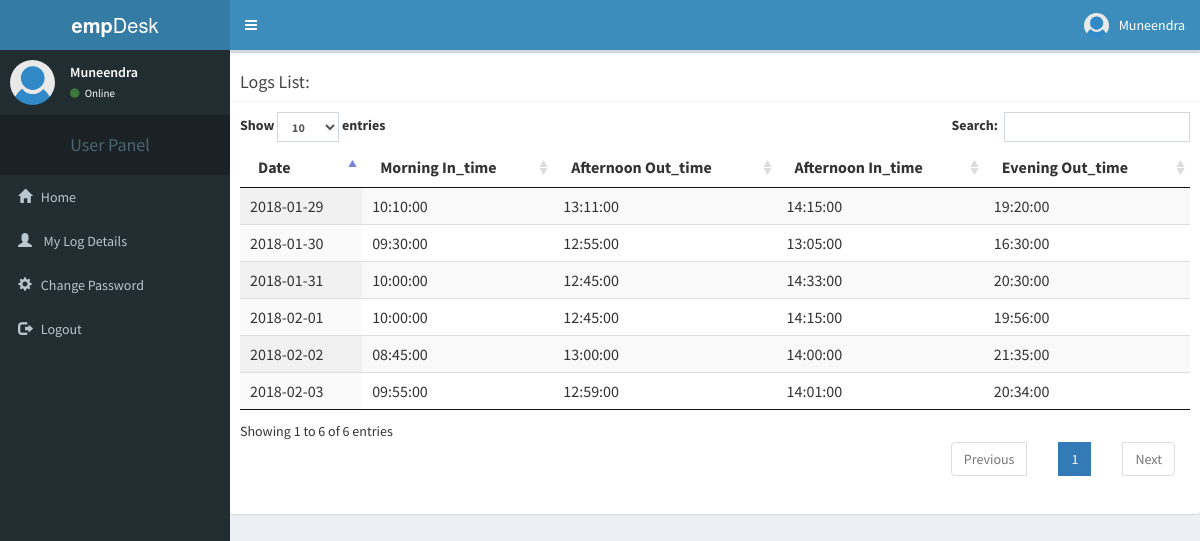
The page /include/usermylogs.php (signed in) on the database its author committed.
### tables this page shows
CREATE TABLE IF NOT EXISTS `log` (
  `l_id` int(5) NOT NULL AUTO_INCREMENT,
  `username` varchar(15) NOT NULL,
  `date` date NOT NULL,
  `id` varchar(20) NOT NULL,
  `m_in_time` time DEFAULT NULL,
  `m_out_time` time DEFAULT NULL,
  `a_in_time` time DEFAULT NULL,
  `a_out_time` time DEFAULT NULL,
  `m_flag` int(2) DEFAULT NULL,
  `a_flag` int(2) DEFAULT NULL,
  `mo_flag` int(2) DEFAULT NULL,
  `ao_flag` int(2) DEFAULT NULL,
  PRIMARY KEY (`l_id`),
  KEY `fk_foreign` (`id`)
);

### include/dbConnect.php (called while the page is built, shortened)
<?php
class dbConnect {
	public function con()
        {
		$conn=mysqli_connect(DB_SERVER,DB_USERNAME,DB_PASSWORD,DB_DATABASE);
                    return $conn;
        }
                    }
?>

### include/userlogtable.php (the view)
<?php
include_once 'dbConnect.php';
$db=new dbConnect();
$uu=$_SESSION['uname'];
$sql="select * from log where username='$uu'";
$result=  mysqli_query($db->con(), $sql);
?>
<div class="box-body">
          <table id="myTable" class="display" >
                  <thead>
                  <th>Date</th>
                  <th>Morning In_time</th>
                  <th>Afternoon Out_time</th>
                  <th>Afternoon In_time</th>
                  <th>Evening Out_time</th>
              </thead>
              <tbody>
                  <?php
                  while($row=  mysqli_fetch_assoc($result))
                  {
                    ?>
              <tr>
                      <td><?=$row['date']?></td>
                      <td><?=$row['m_in_time']?></td>
                      <td><?=$row['m_out_time']?></td>
                      <td><?=$row['a_in_time']?></td>
                      <td><?=$row['a_out_time']?></td>
              </tr>
                  <?php
                      }
                  ?>
              </tbody>
          </table></div>

### include/usermylogs.php (shortened to what this page needs)
<html>
    <head>
    <link rel="stylesheet" href="../bootstrap/css/bootstrap.min.css">
    <link rel="stylesheet" href="https://maxcdn.bootstrapcdn.com/font-awesome/4.4.0/css/font-awesome.min.css">
    <link rel="stylesheet" href="https://code.ionicframework.com/ionicons/2.0.1/css/ionicons.min.css">
    <link rel="stylesheet" href="../plugins/jvectormap/jquery-jvectormap-1.2.2.css">
    <link rel="stylesheet" href="../dist/css/AdminLTE.min.css">
    <link rel="stylesheet" href="../dist/css/skins/_all-skins.min.css">
    <link rel="stylesheet" type="text/css" href="../dist/css/jquery.dataTables.min.css">
  </head>
  <body class="hold-transition skin-blue sidebar-mini">
    <div class="wrapper">
  <header class="main-header">
        <a href="#" class="logo">
          <span class="logo-lg"><b>emp</b>Desk</span>
        </a>
        <nav class="navbar navbar-static-top" role="navigation">
          <a href="#" class="sidebar-toggle" data-toggle="offcanvas" role="button">
          </a>
          <div class="navbar-custom-menu">
            <ul class="nav navbar-nav">
              <li class="dropdown user user-menu">
                <a href="#" class="dropdown-toggle" data-toggle="dropdown">
                    <img src="../dist/img/profile.jpg" class="user-image" alt="User Image">
                  <span class="hidden-xs"><?php echo ucfirst($_SESSION['fname']);?></span>
                </a>
              </li>
            </ul>
          </div>
        </nav>
      </header>
      <aside class="main-sidebar">
        <section class="sidebar">
          <div class="user-panel">
            <div class="pull-left image">
                <img src="../dist/img/profile.jpg" class="img-circle" alt="User Image">
            </div>
            <div class="pull-left info">
                <p><?php echo ucfirst($_SESSION['fname']);?></p>
              <a href="#"><i class="fa fa-circle text-success"></i> Online</a>
            </div>
          </div>
          <ul class="sidebar-menu">
              <li class="header"><center><h4>User Panel</h4></center></li>
          <li><a href="../index.php"><?php if(!isset($_SESSION['lc'])){$_SESSION['lc']='';} if($_SESSION['lc']==1) {unset($_SESSION['ress']);}else{$_SESSION['lc']=1;}?><i class="glyphicon glyphicon-home"></i><span>&nbsp;Home</span></a></li>
          <li><a href="usermylogs.php"><i class="glyphicon glyphicon-user"></i>&nbsp;
                    <span>My Log Details</span></a></li>
         <li><a href="changepassword.php"><i class="glyphicon glyphicon-cog"></i><span>Change Password</span></a></li>
          <li><a href="logout.php"><i class="glyphicon glyphicon-log-out"></i>&nbsp;<span>Logout</span></a></li> </ul>
        </section>
      </aside>
      <div class="content-wrapper">
            <div class="box">
            <div class="box-header with-border">
                <h2 class="box-title">Logs List:</h2>
              </div>
            <?php  include 'userlogtable.php';?>
</div>
      </div>
          </div>
  </body>
</html>

### rows shown on the page
log: date "2018-02-03", m_in_time "09:55:00", m_out_time "12:59:00", a_in_time "14:01:00", a_out_time "20:34:00"
log: date "2018-02-02", m_in_time "08:45:00", m_out_time "13:00:00", a_in_time "14:00:00", a_out_time "21:35:00"
log: date "2018-02-01", m_in_time "10:00:00", m_out_time "12:45:00", a_in_time "14:15:00", a_out_time "19:56:00"
log: date "2018-01-31", m_in_time "10:00:00", m_out_time "12:45:00", a_in_time "14:33:00", a_out_time "20:30:00"
log: date "2018-01-30", m_in_time "09:30:00", m_out_time "12:55:00", a_in_time "13:05:00", a_out_time "16:30:00"
log: date "2018-01-29", m_in_time "10:10:00", m_out_time "13:11:00", a_in_time "14:15:00", a_out_time "19:20:00"

### other values the page prints
$_SESSION['fname'] "Muneendra"
